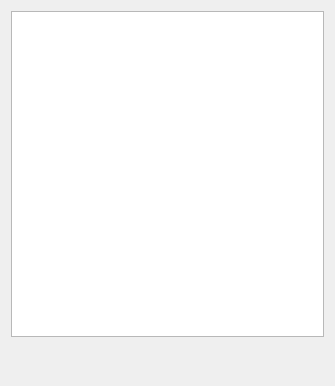
<?xml version="1.0" encoding="UTF-8"?>
<ui version="4.0">
 <class>TaxonomyExplorer</class>
 <widget class="QWidget" name="TaxonomyExplorer">
  <property name="geometry">
   <rect>
    <x>0</x>
    <y>0</y>
    <width>335</width>
    <height>386</height>
   </rect>
  </property>
  <property name="windowTitle">
   <string>Taxonomy Explorer</string>
  </property>
  <layout class="QVBoxLayout" name="verticalLayout">
   <item>
    <widget class="QTreeView" name="treeView">
     <property name="headerHidden">
      <bool>true</bool>
     </property>
    </widget>
   </item>
   <item>
    <layout class="QHBoxLayout" name="horizontalLayout">
     <item>
      <spacer name="horizontalSpacer">
       <property name="orientation">
        <enum>Qt::Horizontal</enum>
       </property>
       <property name="sizeHint" stdset="0">
        <size>
         <width>40</width>
         <height>20</height>
        </size>
       </property>
      </spacer>
     </item>
     <item>
      <widget class="QPushButton" name="colorSelector">
       <property name="sizePolicy">
        <sizepolicy hsizetype="Fixed" vsizetype="Fixed">
         <horstretch>0</horstretch>
         <verstretch>0</verstretch>
        </sizepolicy>
       </property>
       <property name="minimumSize">
        <size>
         <width>32</width>
         <height>32</height>
        </size>
       </property>
       <property name="maximumSize">
        <size>
         <width>32</width>
         <height>32</height>
        </size>
       </property>
       <property name="baseSize">
        <size>
         <width>32</width>
         <height>32</height>
        </size>
       </property>
       <property name="toolTip">
        <string>Change taxomy node color</string>
       </property>
       <property name="text">
        <string/>
       </property>
       <property name="icon">
        <iconset resource="../../rsc/espina.qrc">
         <normaloff>:/espina/rainbow.svg</normaloff>:/espina/rainbow.svg</iconset>
       </property>
       <property name="iconSize">
        <size>
         <width>22</width>
         <height>22</height>
        </size>
       </property>
       <property name="flat">
        <bool>true</bool>
       </property>
      </widget>
     </item>
     <item>
      <widget class="QPushButton" name="addTaxonomy">
       <property name="sizePolicy">
        <sizepolicy hsizetype="Fixed" vsizetype="Fixed">
         <horstretch>0</horstretch>
         <verstretch>0</verstretch>
        </sizepolicy>
       </property>
       <property name="minimumSize">
        <size>
         <width>32</width>
         <height>32</height>
        </size>
       </property>
       <property name="maximumSize">
        <size>
         <width>32</width>
         <height>32</height>
        </size>
       </property>
       <property name="baseSize">
        <size>
         <width>32</width>
         <height>32</height>
        </size>
       </property>
       <property name="toolTip">
        <string>Add taxonomy node</string>
       </property>
       <property name="text">
        <string/>
       </property>
       <property name="icon">
        <iconset resource="../../rsc/espina.qrc">
         <normaloff>:/espina/create_node.png</normaloff>:/espina/create_node.png</iconset>
       </property>
       <property name="iconSize">
        <size>
         <width>22</width>
         <height>22</height>
        </size>
       </property>
       <property name="flat">
        <bool>true</bool>
       </property>
      </widget>
     </item>
     <item>
      <widget class="QPushButton" name="addSubTaxonomy">
       <property name="sizePolicy">
        <sizepolicy hsizetype="Fixed" vsizetype="Fixed">
         <horstretch>0</horstretch>
         <verstretch>0</verstretch>
        </sizepolicy>
       </property>
       <property name="minimumSize">
        <size>
         <width>32</width>
         <height>32</height>
        </size>
       </property>
       <property name="maximumSize">
        <size>
         <width>32</width>
         <height>32</height>
        </size>
       </property>
       <property name="baseSize">
        <size>
         <width>32</width>
         <height>32</height>
        </size>
       </property>
       <property name="toolTip">
        <string>Add subtaxonomy node</string>
       </property>
       <property name="text">
        <string/>
       </property>
       <property name="icon">
        <iconset resource="../../rsc/espina.qrc">
         <normaloff>:/espina/create_subnode.png</normaloff>:/espina/create_subnode.png</iconset>
       </property>
       <property name="iconSize">
        <size>
         <width>22</width>
         <height>22</height>
        </size>
       </property>
       <property name="flat">
        <bool>true</bool>
       </property>
      </widget>
     </item>
     <item>
      <widget class="QPushButton" name="removeTaxonomy">
       <property name="sizePolicy">
        <sizepolicy hsizetype="Fixed" vsizetype="Fixed">
         <horstretch>0</horstretch>
         <verstretch>0</verstretch>
        </sizepolicy>
       </property>
       <property name="minimumSize">
        <size>
         <width>32</width>
         <height>32</height>
        </size>
       </property>
       <property name="maximumSize">
        <size>
         <width>32</width>
         <height>32</height>
        </size>
       </property>
       <property name="baseSize">
        <size>
         <width>32</width>
         <height>32</height>
        </size>
       </property>
       <property name="toolTip">
        <string>Remove taxonomy node</string>
       </property>
       <property name="text">
        <string/>
       </property>
       <property name="icon">
        <iconset resource="../../rsc/espina.qrc">
         <normaloff>:/espina/trash-full.svg</normaloff>:/espina/trash-full.svg</iconset>
       </property>
       <property name="iconSize">
        <size>
         <width>22</width>
         <height>22</height>
        </size>
       </property>
       <property name="flat">
        <bool>true</bool>
       </property>
      </widget>
     </item>
    </layout>
   </item>
  </layout>
 </widget>
 <resources>
  <include location="../../rsc/espina.qrc"/>
 </resources>
 <connections/>
</ui>
